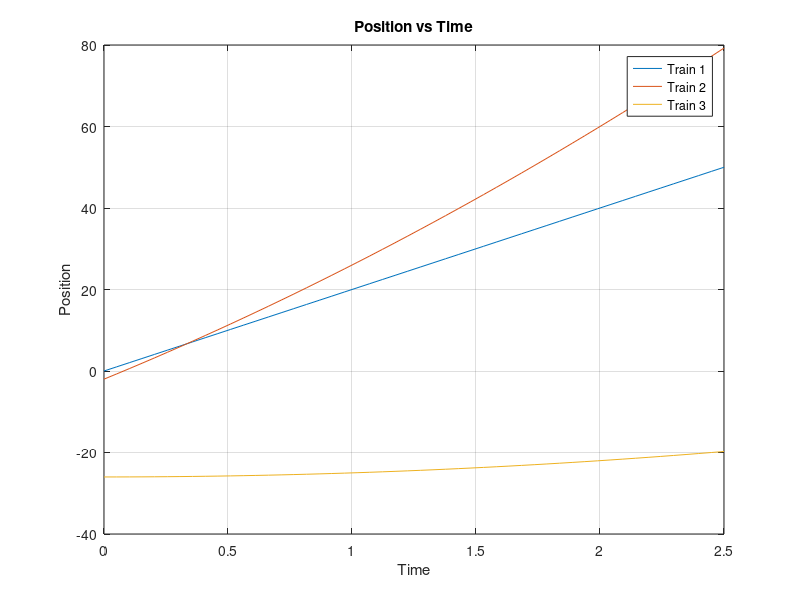

Recreate this plot in MATLAB.
clc;clear
%here are the equations
t=linspace (0, 2.5, 50);
P1=(20.*t);
P2=((3*t.^2)+(25*t)-(2));
P3=((t.^2)-(1)-(25));
%plotting theme
plot (t, P1);
hold on
grid on
plot (t, P2)
plot (t, P3)
%labeling theme
xlabel('Time');
ylabel('Position');
legend ('Train 1','Train 2', 'Train 3') 
title('Position vs Time')   